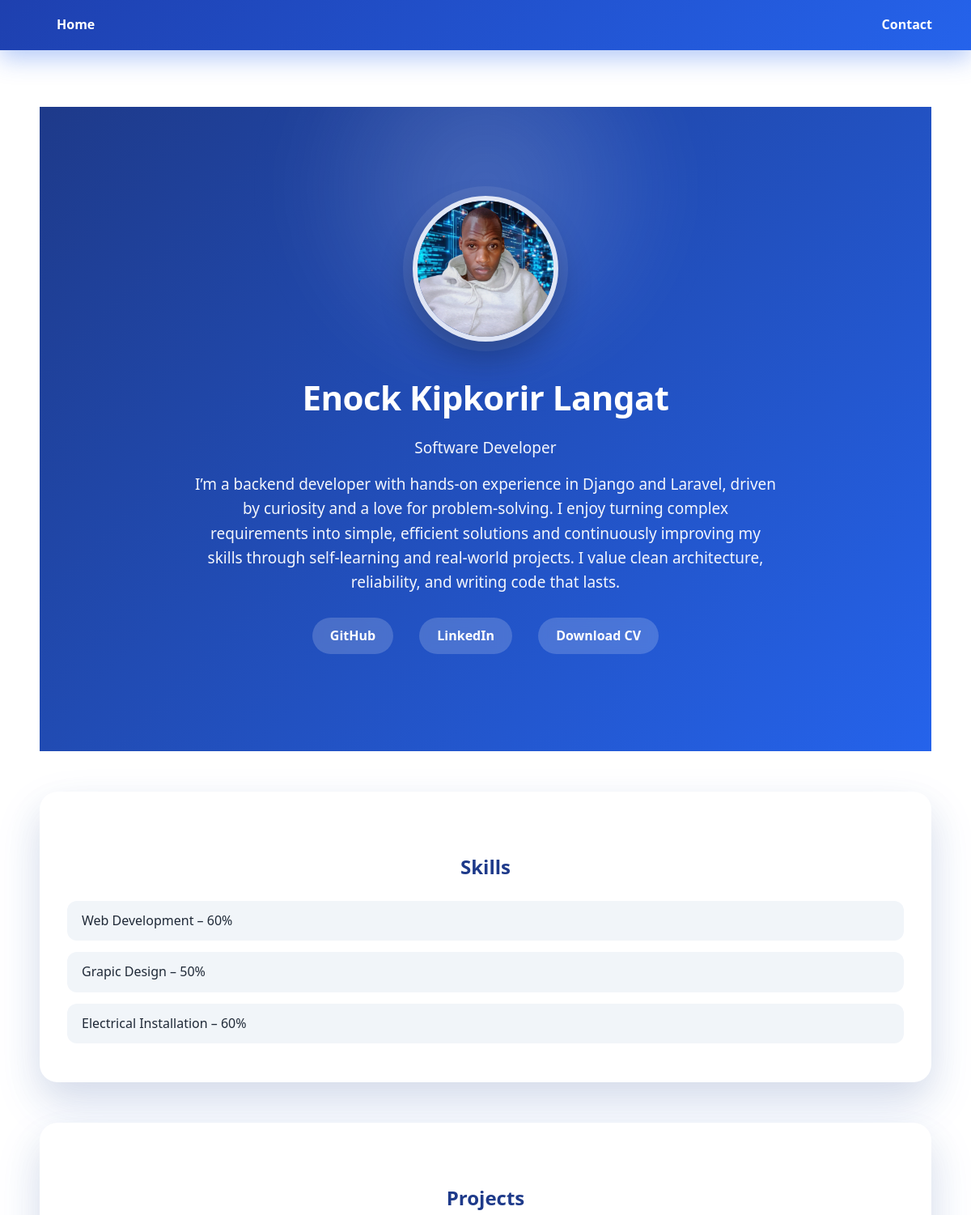
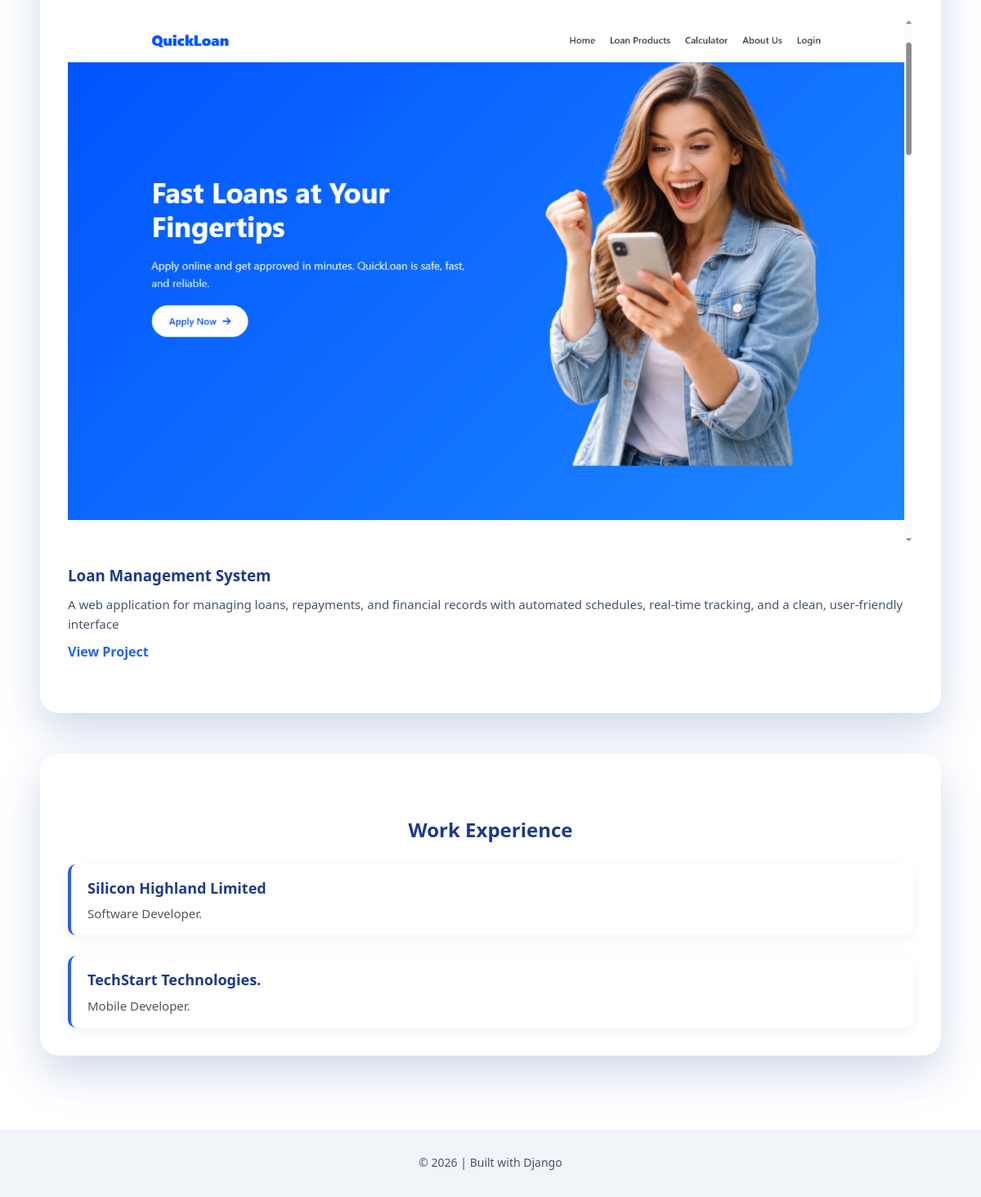
The page / on the database its author committed (2 pictures, top to bottom).
### portfolio/models.py (models this page shows, shortened)
class Profile(models.Model):
    name = models.CharField(max_length=100)
    title = models.CharField(max_length=100)
    bio = models.TextField()
    profile_image = models.ImageField(upload_to='profile/')
    github = models.URLField(blank=True)
    linkedin = models.URLField(blank=True)
    cv = models.FileField(upload_to='cv/', blank=True, null=True)

class Skill(models.Model):
    name = models.CharField(max_length=50)
    level = models.IntegerField(help_text="0 - 100")

class Project(models.Model):
    title = models.CharField(max_length=100)
    description = models.TextField()
    image = models.ImageField(upload_to='projects/')
    link = models.URLField(blank=True)

class WorkExperience(models.Model):
    company = models.CharField(max_length=50)
    roles = models.TextField(max_length=150)

### portfolio/views.py (the view)
# urls.py: path('', views.home, name='home'),
def home(request):
    profile = Profile.objects.first()
    skills = Skill.objects.all()
    projects = Project.objects.all()
    experiences = WorkExperience.objects.all()
    return render(request, 'portfolio/home.html', {
        'profile': profile,
        'skills': skills,
        'projects': projects,
        'experiences': experiences,
    })

### portfolio/templates/portfolio/home.html (shortened to what this page needs)
{% extends 'portfolio/base.html' %}
{% load static %}
{% block content %}
<section class="hero">
    <div class="hero-content">
        <img src="{% static 'images/enock.jpg' %}" alt="Profile">
        <h1>{{ profile.name }}</h1>
        <h3>{{ profile.title }}</h3>
        <h3>{{ profile.bio }}</h3>
        <div class="social-links">
            {% if profile.github %}
                <a href="{{ profile.github }}" target="_blank">GitHub</a>
            {% endif %}
            {% if profile.linkedin %}
                <a href="{{ profile.linkedin }}" target="_blank">LinkedIn</a>
            {% endif %}
                    {% if profile.cv %}
            <a href="{{ profile.cv.url }}" class="btn cv-btn" download>
                 Download CV
             </a>
        {% endif %}
        </div>
    </div>
</section>
<div class="card-grid">
    <div class="card">
        <h2>Skills</h2>
        <div class="skills">
            {% for skill in skills %}
                <div class="skill">
                    {{ skill.name }} – {{ skill.level }}%
                </div>
            {% empty %}
                <p>No skills added yet.</p>
            {% endfor %}
        </div>
    </div>
    <div class="card">
        <h2>Projects</h2>
        {% for project in projects %}
            <div class="project">
                {% if project.image %}
                    <img src="{{ project.image.url }}" alt="{{ project.title }}">
                {% endif %}
                <h3>{{ project.title }}</h3>
                <p>{{ project.description }}</p>
                {% if project.link %}
                    <a href="{{ project.link }}" target="_blank">View Project</a>
                {% endif %}
            </div>
        {% empty %}
            <p>No projects available.</p>
        {% endfor %}
    </div>
<div class="card">
    <h2>Work Experience</h2>
    <div class="experience-list">
        {% for exp in experiences %}
        <div class="experience-item">
            <h3>{{ exp.company }}</h3>
            <p>{{ exp.roles }}</p>
        </div>
        {% empty %}
        <p>No work experience added yet.</p>
        {% endfor %}
    </div>
</div>
</div>
{% endblock %}

### portfolio/templates/portfolio/base.html (shortened to what this page needs)
{% load static %}
<!DOCTYPE html>
<html>
<head>
    <link rel="stylesheet" href="{% static 'style/styles.css' %}?v2?">
</head>
<body>
<nav>
    <a href="/">Home</a>
    <a href="/contact/">Contact</a>
</nav>
<div class="container">
    {% block content %}{% endblock %}
</div>
<footer>
    <p>© 2026 | Built with Django</p>
</footer>
</body>
</html>

### static/style/styles.css (style rules this page uses)
* { margin: 0; padding: 0; box-sizing: border-box; font-family: "Segoe UI", Tahoma, Geneva, Verdana, sans-serif; }
body { background-color: #ffffff; color: #1f2937; line-height: 1.6; }
nav { background: linear-gradient(135deg, #1e40af, #2563eb); padding: 18px 48px; display: flex; justify-content: space-between; align-items: center; box-shadow: 0 10px 30px rgba(37, 99, 235, 0.35); }
nav a { color: #ffffff; text-decoration: none; font-weight: 600; margin-left: 22px; transition: opacity 0.3s ease, transform 0.2s ease; }
.hero { position: relative; padding: 110px 20px 120px; background: linear-gradient(135deg, #1e3a8a, #2563eb); color: white; overflow: hidden; }
.hero::before { content: ""; position: absolute; width: 500px; height: 500px; background: radial-gradient(circle, rgba(255,255,255,0.18), transparent 70%); top: -150px; left: 50%; transform: translateX(-50%); filter: blur(40px); }
.hero-content { position: relative; max-width: 720px; margin: 0 auto; text-align: center; z-index: 1; }
.hero img { width: 180px; height: 180px; object-fit: cover; border-radius: 50%; border: 6px solid rgba(255, 255, 255, 0.85); margin-bottom: 28px; box-shadow: 0 20px 40px rgba(0, 0, 0, 0.25), 0 0 0 12px rgba(255, 255, 255, 0.08); animation: floatIn 0.9s ease forwards; }
.hero h1 { font-size: 42px; font-weight: 800; letter-spacing: -0.5px; }
.hero h3 { margin-top: 14px; font-size: 19px; font-weight: 400; opacity: 0.95; }
.social-links { margin-top: 36px; }
.social-links a { display: inline-block; margin: 0 14px; padding: 12px 26px; border-radius: 999px; background: rgba(255, 255, 255, 0.18); color: #ffffff; font-weight: 600; text-decoration: none; backdrop-filter: blur(10px); transition: transform 0.25s ease, background 0.25s ease; }
.social-links { margin-top: 28px; }
.social-links a { display: inline-block; margin: 0 14px; padding: 10px 22px; border-radius: 30px; background: rgba(255, 255, 255, 0.18); color: #ffffff; text-decoration: none; font-weight: 600; backdrop-filter: blur(6px); transition: background 0.3s ease, transform 0.2s ease; }
.container { max-width: 1150px; margin: 70px auto; padding: 0 24px; }
.card-grid { display: flex; flex-direction: column; gap: 50px; max-width: 1200px; margin: 0 auto; margin-top: 50px; }
.card { background: #ffffff; padding: 34px; border-radius: 22px; box-shadow: 0 20px 45px rgba(0, 0, 0, 0.08), 0 25px 60px rgba(37, 99, 235, 0.12); transition: transform 0.35s ease, box-shadow 0.35s ease; }
.card h2 { color: #1e3a8a; margin-bottom: 22px; font-size: 24px; align-items: center; }
.skills .skill { background: #f1f5f9; padding: 12px 18px; border-radius: 12px; margin-bottom: 14px; font-weight: 500; }
.project { margin-bottom: 28px; }
.project img { width: 100%; height: 50%; border-radius: 14px; margin-bottom: 14px; }
.project h3 { color: #1e3a8a; margin-bottom: 8px; }
.project p { color: #475569; font-size: 15px; }
.project a { display: inline-block; margin-top: 10px; color: #2563eb; font-weight: 600; text-decoration: none; }
.experience-list { display: flex; flex-direction: column; gap: 22px; }
.experience-item { padding-left: 18px; border-left: 4px solid #2563eb; }
.experience-item h3 { margin-bottom: 6px; color: #1e3a8a; font-size: 18px; }
.experience-item p { color: #475569; font-size: 15px; }
footer { margin-top: 90px; padding: 30px; background: #f1f5f9; text-align: center; color: #475569; font-size: 14px; }
h2 { text-align: center; color: #1e3a8a; margin-top: 40px; margin-bottom: 20px; }
.experience-list { display: flex; flex-direction: column; gap: 25px; }
.experience-item { background-color: #ffffff; padding: 15px 20px; border-radius: 10px; box-shadow: 0 5px 15px rgba(0, 0, 0, 0.05); transition: transform 0.2s; }
.experience-item h3 { margin: 0 0 5px 0; color: #1e3a8a; align-items: center; }
.experience-item p { margin: 0; color: #555; }
.cv-btn { display: inline-block; margin-top: 20px; padding: 12px 25px; background-color: #1e3a8a; color: #ffffff; text-decoration: none; border-radius: 10px; font-weight: 600; transition: background-color 0.3s, transform 0.2s; }

### rows shown on the page
Profile: name "Enock Kipkorir Langat", title "Software Developer", bio "I’m a backend developer with hands-on experience in Django and Laravel, driven by curiosity and a love for problem-solving. I enjoy turning complex requirements into simple, efficient solutions and continuously improving my skills through self-learning and real-world projects. I value clean architecture, reliability, and writing code that lasts."
Skill: name "Web Development", level "60"
Skill: name "Grapic Design", level "50"
Skill: name "Electrical Installation", level "60"
Project: image (picture), title "Loan Management System", description "A web application for managing loans, repayments, and financial records with automated schedules, real-time tracking, and a clean, user-friendly interface"
WorkExperience: company "Silicon Highland Limited", roles "Software Developer."
WorkExperience: company "TechStart Technologies.", roles "Mobile Developer."
